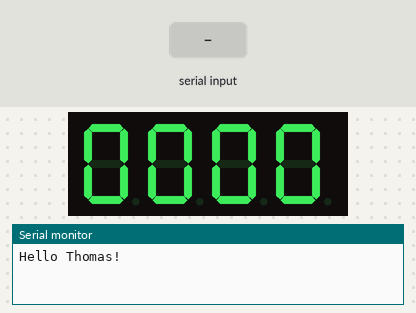
Bench run of a sketch on a simulated Arduino Uno, built with avr-gcc and run on an emulated ATmega328P. On the bench: 4-digit seven-segment display, the last lines printed to the serial monitor. The inputs (shaded band) are chosen by the test bench.

Above: at 1.2 s.
1.3 s: "0\n" received over the second serial link
At 3.4 s:
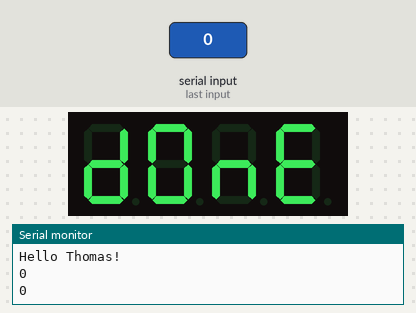
3.8 s: "90,45\n" received over the second serial link
At 6.5 s:
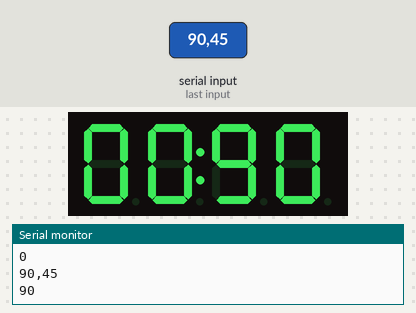
Timing chart, 0 to 8.0 s (numbered marks = the images above; inputs shaded):
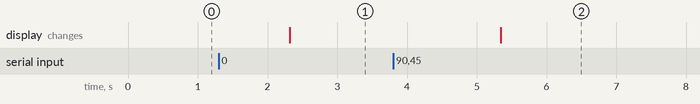

Measured:
- after the input at 1.3 s, the display: changes after 1.0 s (image 1)
- after the input at 3.8 s, the display: changes after 1.5 s (image 2)

The sketch:

255show.ino
```cpp
#include <Arduino.h>
#include <TM1637Display.h>
#include <SoftwareSerial.h>


/***************************数码管开始**********************************/
// Module connection pins (Digital Pins)
#define CLK 2
#define DIO 3

// The amount of time (in milliseconds) between tests
#define TEST_DELAY   2000

const uint8_t SEG_DONE[] = {
  SEG_B | SEG_C | SEG_D | SEG_E | SEG_G,           // d
  SEG_A | SEG_B | SEG_C | SEG_D | SEG_E | SEG_F,   // O
  SEG_C | SEG_E | SEG_G,                           // n
  SEG_A | SEG_D | SEG_E | SEG_F | SEG_G            // E
  };

TM1637Display display(CLK, DIO);
/***************************数码管结束**********************************/


/***************************蓝牙开始**********************************/
SoftwareSerial mySerial(10, 11); // RX, TX
char val; //存储接收的变量
String fromBT;
/***************************蓝牙结束**********************************/

void setup()
{
  // Open serial communications and wait for port to open:
  Serial.begin(9600);
  while (!Serial) {
    ; // wait for serial port to connect. Needed for native USB port only
  }
  Serial.println("Hello Thomas!");

  /***************************蓝牙开始**********************************/
  // set the data rate for the SoftwareSerial port
  mySerial.begin(9600);
  /***************************蓝牙结束**********************************/


  display.setBrightness(0x01);
  display.showNumberDecEx(0, 0, true);
}

void loop()
{
//  display.showNumberDecEx(301, 64, true);
//  delay(TEST_DELAY);


  // Done!
//  display.setSegments(SEG_DONE);
//  delay(TEST_DELAY);

  readBT();

  //将调试工具里发的内容转发给蓝牙模块
  if (Serial.available()>0) {
    val = Serial.read();
    mySerial.write(val);
  }

}

/***************************蓝牙开始**********************************/
void readBT()
{
   if (mySerial.available()>0) {
    fromBT = mySerial.readString();

    Serial.println(fromBT);

    showInt(fromBT);
  }
}

void showInt(String &sTime)
{
  int theTime = sTime.toInt();
  Serial.println(String(theTime));
  if (theTime == 0)
  {
    // Done!
    display.setSegments(SEG_DONE);
    delay(TEST_DELAY);
  }
  else
  {
    display.showNumberDecEx(theTime, 64, true);
  }
}
/***************************蓝牙结束**********************************/
```
